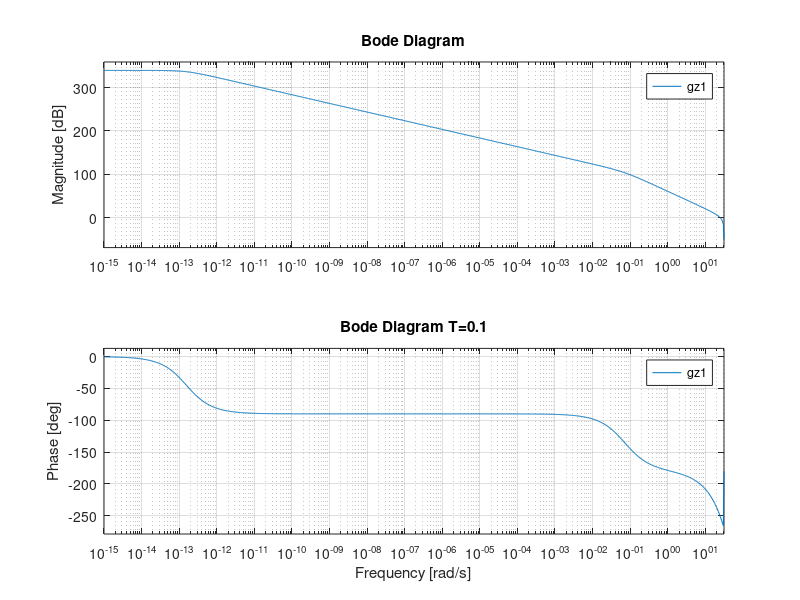
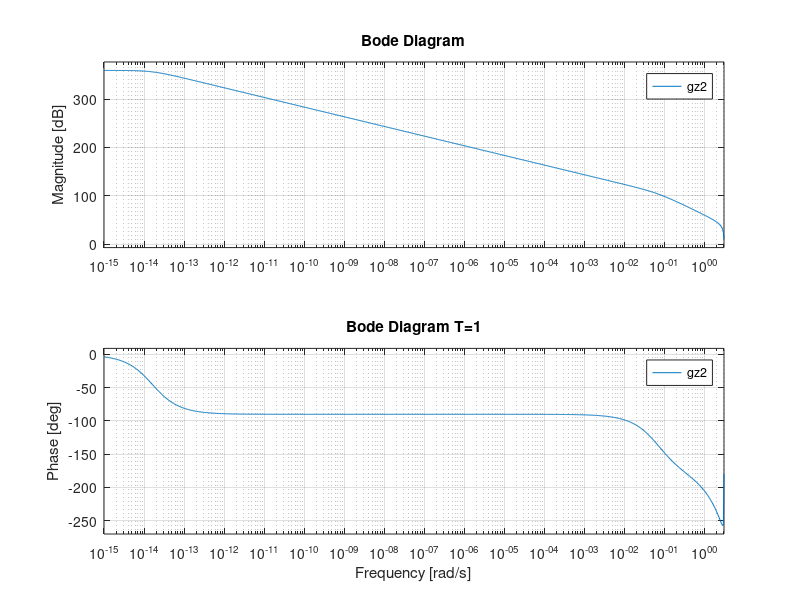
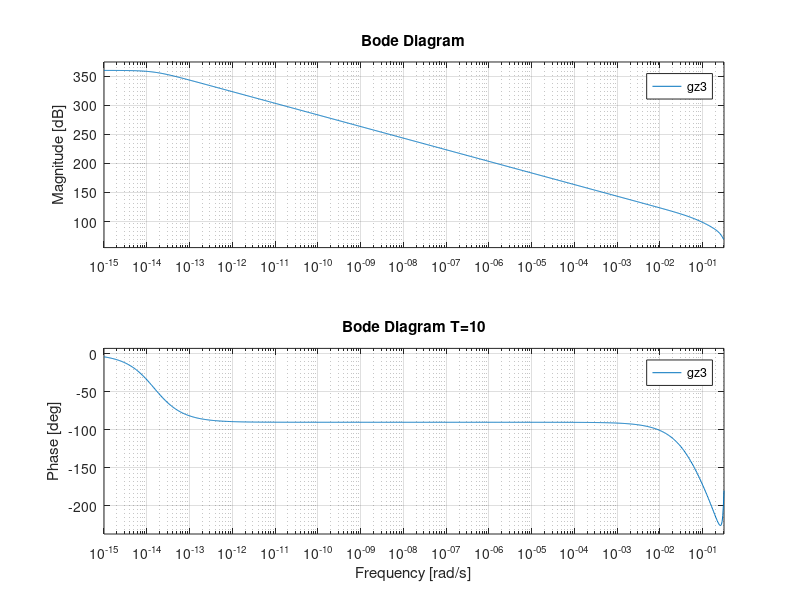

Write MATLAB code to recreate these figures, in order.
g=tf([15000],[14 1 0])
T1=0.1;
T2=1;
T3=10;
gz1 = c2d(g,T1)
gz2 = c2d(g,T2)
gz3 = c2d(g,T3)
figure
bode(gz1);
title('Bode Diagram T=0.1');
figure
bode(gz2);
title('Bode Diagram T=1');
figure
bode(gz3);
title('Bode Diagram T=10');
